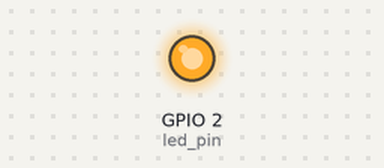
The sketch below on a simulated ESP32. Parts: output pins drawn as LEDs (lit = HIGH).

Above: at 0.16 s.
At 39.7 s:
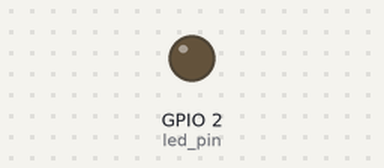
Timing chart, 0 to 40.3 s (numbered marks = the images above):
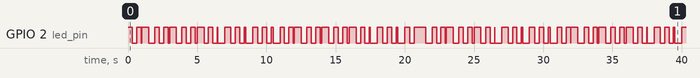

Measured:
- by itself, GPIO 2 (led_pin): moves between LOW and HIGH, repeating every 31.0 s
- by itself, everything shown: repeats every 11.0 s, in 34 steps

The sketch:

getting_started_challenge_solution.ino
```cpp
#if CONFIG_FREERTOS_UNICORE
static const BaseType_t app_cpu = 0;
#else
static const BaseType_t app_cpu = 1;
#endif

// pins
static const int led_pin = 2;

static const int rate_1 = 500;  // ms
static const int rate_2 = 323;  // ms

void toggleLED(void *parameter) {
  while(1) {
    digitalWrite(led_pin, HIGH);
    vTaskDelay(rate_1 / portTICK_PERIOD_MS);
    digitalWrite(led_pin, LOW);
    vTaskDelay(rate_1 / portTICK_PERIOD_MS);
  }
}

void toggleLED2(void *parameter) {
  while(1) {
    digitalWrite(led_pin, HIGH);
    vTaskDelay(rate_2 / portTICK_PERIOD_MS);
    digitalWrite(led_pin, LOW);
    vTaskDelay(rate_2 / portTICK_PERIOD_MS);
  }
}

void setup() {
  // put your setup code here, to run once:
  pinMode(led_pin, OUTPUT);
  xTaskCreatePinnedToCore( // xTaskCreate() in FreeRTOS - works in esp_idf but it means it will run it in
  //whatever core it wants
    toggleLED,
    "Toggle_LED",
    1024, // stack size in bytes (words in FreeRTOS)
    NULL, // parameter to pass to function
    1, // task priority (0 to configMAX_PRIORITIES - 1 (24)) // 0 is lowest priority
    NULL, // task handle
    app_cpu // run on core 1 (only esp32, not FREERTOS)
  );

  xTaskCreatePinnedToCore( // xTaskCreate() in FreeRTOS - works in esp_idf but it means it will run it in
  //whatever core it wants
    toggleLED2,
    "Toggle_LED2",
    1024, // stack size in bytes (words in FreeRTOS)
    NULL, // parameter to pass to function
    1, // task priority (0 to configMAX_PRIORITIES - 1 (24)) // 0 is lowest priority
    NULL, // task handle
    app_cpu // run on core 1 (only esp32, not FREERTOS)
  );
}

void loop() {
  // put your main code here, to run repeatedly:

}
```
